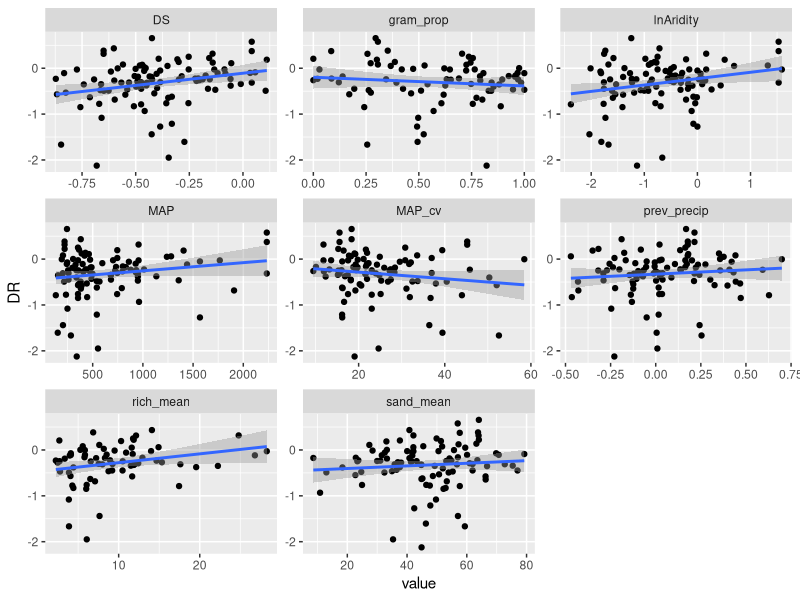

The R source for this figure:
## ---- chunk 1
#| echo: false
library(tidyverse)

# Figure 3 regression predictors
map <- read_csv("data/datappt_MAP2.csv") |> 
  select(-1, -X)
prior_ppt <- read_csv("data/datappt_pryr.csv") |> 
  select(-1)
map_cv <- read_csv("data/Dryad_submission_datappt_cv2.csv") |> 
  select(-1)
ai <- read_csv("data/datappt_ai3.csv") |> 
  select(-1)
sand <- read_csv("data/Dryad_submission_datapptsand2.csv") |> 
  select(-1)
graminoid <- read_csv("data/Dryad_submission_gram.ave.csv") |> 
  select(-1)
richness <- read_csv("data/Dryad_submission_datappt_rich2.csv") |> 
  select(-1)

# Figure 4 drought severity
drought_severity <- read_csv("data/data.Drtsite.csv") |> 
  select(-1)

# Create full dataset from above
data_all <- read_csv("data/data.hab.csv") |> 
  select(-1) |> 
  rename(habitat_type = habitat.type) |> 
  left_join(map) |> 
  relocate(precip, .after = Sig) |> 
  left_join(prior_ppt |> 
              select(site_code, drtpct_map730)) |> 
  left_join(map_cv |> 
              select(site_code, cv_ppt_inter)) |> 
  left_join(ai |> 
              select(site_code, logAI)) |> 
  left_join(sand|> 
              select(site_code, sand_mean)) |> 
  left_join(graminoid |> 
              select(site_code, prop.ave)) |> 
  left_join(richness |> 
              select(site_code, average.richness)) |> 
  left_join(drought_severity|> 
              select(site_code, mean_drt2)) |> 
  rename(DR = mean_DS3, # Drought response
         MAP = precip,
         prev_precip = drtpct_map730,
         MAP_cv = cv_ppt_inter,
         lnAridity = logAI,
         gram_prop = prop.ave,
         rich_mean = average.richness,
         DS = mean_drt2) # Drought severity
## ---- chunk 2
lm(data_all$MAP~data_all$DR)
lm(data_all$prev_precip~data_all$DR)
lm(data_all$MAP_cv~data_all$DR)
lm(data_all$lnAridity~data_all$DR)
lm(data_all$sand_mean~data_all$DR)
lm(data_all$gram_prop~data_all$DR)
lm(data_all$rich_mean~data_all$DR)
## ---- chunk 3
 
a <- data_all |> 
  pivot_longer(cols = MAP:DS,
                  names_to = "xaxes", values_to = "value")

p <- ggplot(data = a, mapping = aes(x = value, y = DR)) + 
  geom_point() +
  geom_smooth(method = "lm")+

facet_wrap( ~ xaxes, scales = "free")
p
## ---- chunk 4

## ---- chunk 5

## ---- chunk 6

## ---- chunk 7

## ---- chunk 8

